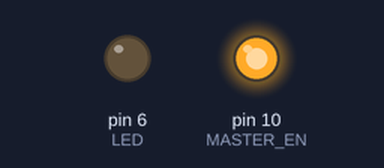
This sketch was run on a simulated Arduino Uno, built with avr-gcc and run on an emulated ATmega328P. Parts: output pins drawn as LEDs (lit = HIGH). What the sketch prints to the serial monitor is not drawn.

Above: at 0.05 s.
Timing chart, 0 to 3.0 s (numbered marks = the images above):
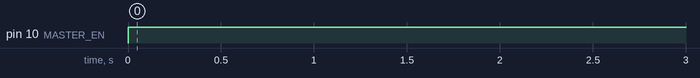

Measured:
- by itself, pin 10 (MASTER_EN): LOW → HIGH at 0.00 s

The sketch:

master.ino
```cpp
#include <SoftwareSerial.h>
#define LED       6    // Declare LED pin
#define MASTER_EN   10   // connected to RS485 Enable pin

SoftwareSerial k (8, 9);

void setup() {
  pinMode(LED , OUTPUT);            // Declare LED pin as output
  pinMode(MASTER_EN , OUTPUT);      // Declare Enable pin as output
  Serial.begin(9600);               // set serial communication baudrate
  k.begin(9600);
  digitalWrite(MASTER_EN , LOW);    // Make Enable pin low
  // Receiving mode ON
}

void loop() {
  digitalWrite(MASTER_EN , HIGH);     // Make Enable pin high to send Data
  delay(5);                           // required minimum delay of 5ms
  Serial.println('A');                // Send character A serially
  Serial.flush();                     // wait for transmission of data
  k.println('A');                // Send character A serially
  k.flush();                     // wait for transmission of data

  delay(1000);
  digitalWrite(MASTER_EN , LOW);      // Receiving mode ON
}
```
